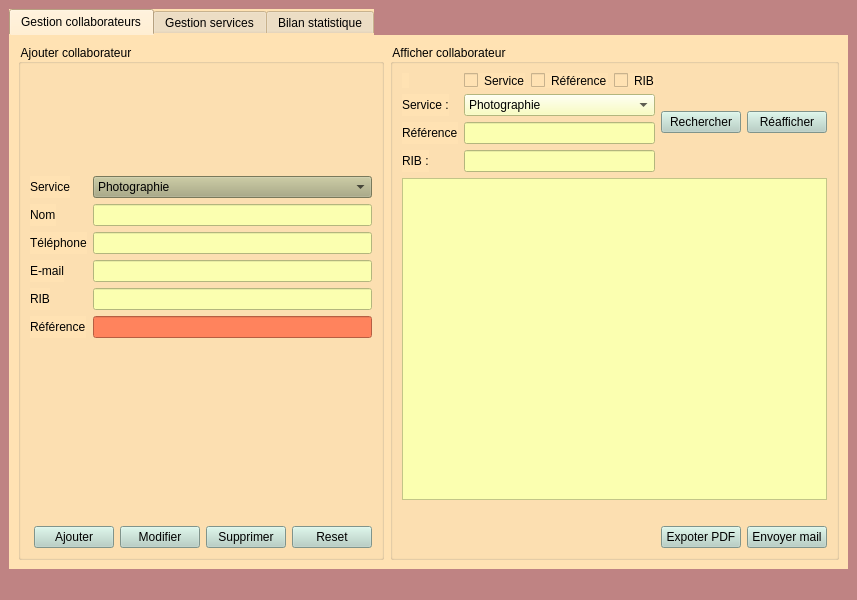
<?xml version="1.0" encoding="UTF-8"?>
<ui version="4.0">
 <class>MainWindow</class>
 <widget class="QMainWindow" name="MainWindow">
  <property name="geometry">
   <rect>
    <x>0</x>
    <y>0</y>
    <width>841</width>
    <height>600</height>
   </rect>
  </property>
  <property name="windowTitle">
   <string>Collaboration By Barkia Mohamed</string>
  </property>
  <property name="styleSheet">
   <string notr="true">background-color: rgb(191, 131, 131);
font: 10pt &quot;Bell MT&quot;;

alternate-background-color: rgb(238, 255, 129);
border-right-color: rgb(0, 0, 0);
border-top-color: rgb(0, 0, 0);
border-color: rgb(0, 0, 0);</string>
  </property>
  <widget class="QWidget" name="centralwidget">
   <layout class="QVBoxLayout" name="verticalLayout">
    <item>
     <widget class="QTabWidget" name="tabWidget">
      <property name="styleSheet">
       <string notr="true">background-color: rgb(167, 156, 170);
background-color: rgb(255, 226, 179);</string>
      </property>
      <property name="currentIndex">
       <number>0</number>
      </property>
      <widget class="QWidget" name="tab_4">
       <attribute name="title">
        <string>Gestion collaborateurs</string>
       </attribute>
       <layout class="QGridLayout" name="gridLayout_5">
        <item row="0" column="0">
         <layout class="QGridLayout" name="gridLayout_4">
          <item row="0" column="0">
           <widget class="QGroupBox" name="groupBox_3">
            <property name="title">
             <string>Ajouter collaborateur</string>
            </property>
            <layout class="QVBoxLayout" name="verticalLayout_8">
             <item>
              <layout class="QVBoxLayout" name="verticalLayout_7">
               <item>
                <spacer name="verticalSpacer_2">
                 <property name="orientation">
                  <enum>Qt::Vertical</enum>
                 </property>
                 <property name="sizeHint" stdset="0">
                  <size>
                   <width>20</width>
                   <height>40</height>
                  </size>
                 </property>
                </spacer>
               </item>
               <item>
                <layout class="QFormLayout" name="formLayout_3">
                 <item row="0" column="0">
                  <widget class="QLabel" name="label_6">
                   <property name="text">
                    <string>Service</string>
                   </property>
                  </widget>
                 </item>
                 <item row="0" column="1">
                  <widget class="QComboBox" name="comboBox_2">
                   <property name="styleSheet">
                    <string notr="true">background-color: rgb(170, 170, 127);</string>
                   </property>
                   <item>
                    <property name="text">
                     <string>Photographie</string>
                    </property>
                   </item>
                   <item>
                    <property name="text">
                     <string>Patisserie</string>
                    </property>
                   </item>
                   <item>
                    <property name="text">
                     <string>Cuisine</string>
                    </property>
                   </item>
                   <item>
                    <property name="text">
                     <string>Decor</string>
                    </property>
                   </item>
                   <item>
                    <property name="text">
                     <string>AgenceVoyage</string>
                    </property>
                   </item>
                   <item>
                    <property name="text">
                     <string>DJ &amp; sono</string>
                    </property>
                   </item>
                  </widget>
                 </item>
                 <item row="1" column="0">
                  <widget class="QLabel" name="label_5">
                   <property name="text">
                    <string>Nom</string>
                   </property>
                  </widget>
                 </item>
                 <item row="1" column="1">
                  <widget class="QLineEdit" name="lineEdit_Nom">
                   <property name="styleSheet">
                    <string notr="true">background-color: rgb(251, 255, 176);</string>
                   </property>
                  </widget>
                 </item>
                 <item row="2" column="0">
                  <widget class="QLabel" name="label_7">
                   <property name="text">
                    <string>Téléphone</string>
                   </property>
                  </widget>
                 </item>
                 <item row="2" column="1">
                  <widget class="QLineEdit" name="lineEdit_Telephone">
                   <property name="styleSheet">
                    <string notr="true">background-color: rgb(251, 255, 176);</string>
                   </property>
                  </widget>
                 </item>
                 <item row="3" column="0">
                  <widget class="QLabel" name="label_8">
                   <property name="text">
                    <string>E-mail</string>
                   </property>
                  </widget>
                 </item>
                 <item row="3" column="1">
                  <widget class="QLineEdit" name="lineEdit_Email">
                   <property name="styleSheet">
                    <string notr="true">background-color: rgb(251, 255, 176);</string>
                   </property>
                  </widget>
                 </item>
                 <item row="4" column="0">
                  <widget class="QLabel" name="label_9">
                   <property name="text">
                    <string>RIB</string>
                   </property>
                  </widget>
                 </item>
                 <item row="4" column="1">
                  <widget class="QLineEdit" name="lineEdit_Rib">
                   <property name="styleSheet">
                    <string notr="true">background-color: rgb(251, 255, 176);</string>
                   </property>
                  </widget>
                 </item>
                 <item row="5" column="0">
                  <widget class="QLabel" name="label_10">
                   <property name="text">
                    <string>Référence</string>
                   </property>
                  </widget>
                 </item>
                 <item row="5" column="1">
                  <widget class="QLineEdit" name="lineEdit_Reference">
                   <property name="styleSheet">
                    <string notr="true">background-color: rgb(255, 131, 93);</string>
                   </property>
                  </widget>
                 </item>
                </layout>
               </item>
               <item>
                <spacer name="verticalSpacer">
                 <property name="orientation">
                  <enum>Qt::Vertical</enum>
                 </property>
                 <property name="sizeHint" stdset="0">
                  <size>
                   <width>20</width>
                   <height>40</height>
                  </size>
                 </property>
                </spacer>
               </item>
               <item>
                <spacer name="horizontalSpacer_13">
                 <property name="orientation">
                  <enum>Qt::Horizontal</enum>
                 </property>
                 <property name="sizeHint" stdset="0">
                  <size>
                   <width>40</width>
                   <height>20</height>
                  </size>
                 </property>
                </spacer>
               </item>
               <item>
                <spacer name="horizontalSpacer_12">
                 <property name="orientation">
                  <enum>Qt::Horizontal</enum>
                 </property>
                 <property name="sizeHint" stdset="0">
                  <size>
                   <width>40</width>
                   <height>20</height>
                  </size>
                 </property>
                </spacer>
               </item>
               <item>
                <spacer name="horizontalSpacer_10">
                 <property name="orientation">
                  <enum>Qt::Horizontal</enum>
                 </property>
                 <property name="sizeHint" stdset="0">
                  <size>
                   <width>40</width>
                   <height>20</height>
                  </size>
                 </property>
                </spacer>
               </item>
               <item>
                <spacer name="horizontalSpacer_3">
                 <property name="orientation">
                  <enum>Qt::Horizontal</enum>
                 </property>
                 <property name="sizeHint" stdset="0">
                  <size>
                   <width>40</width>
                   <height>20</height>
                  </size>
                 </property>
                </spacer>
               </item>
               <item>
                <layout class="QHBoxLayout" name="horizontalLayout_4">
                 <item>
                  <spacer name="horizontalSpacer_4">
                   <property name="orientation">
                    <enum>Qt::Horizontal</enum>
                   </property>
                   <property name="sizeHint" stdset="0">
                    <size>
                     <width>40</width>
                     <height>20</height>
                    </size>
                   </property>
                  </spacer>
                 </item>
                 <item>
                  <widget class="QPushButton" name="ajouter">
                   <property name="styleSheet">
                    <string notr="true">background-color: rgb(179, 207, 194);
</string>
                   </property>
                   <property name="text">
                    <string>Ajouter</string>
                   </property>
                  </widget>
                 </item>
                 <item>
                  <widget class="QPushButton" name="modifier">
                   <property name="styleSheet">
                    <string notr="true">background-color: rgb(179, 207, 194);</string>
                   </property>
                   <property name="text">
                    <string>Modifier</string>
                   </property>
                  </widget>
                 </item>
                 <item>
                  <widget class="QPushButton" name="supprimer">
                   <property name="styleSheet">
                    <string notr="true">background-color: rgb(179, 207, 194);</string>
                   </property>
                   <property name="text">
                    <string>Supprimer</string>
                   </property>
                  </widget>
                 </item>
                 <item>
                  <widget class="QPushButton" name="reset">
                   <property name="styleSheet">
                    <string notr="true">background-color: rgb(179, 207, 194);</string>
                   </property>
                   <property name="text">
                    <string>Reset</string>
                   </property>
                  </widget>
                 </item>
                </layout>
               </item>
              </layout>
             </item>
            </layout>
           </widget>
          </item>
          <item row="0" column="1">
           <widget class="QGroupBox" name="groupBox_4">
            <property name="title">
             <string>Afficher collaborateur</string>
            </property>
            <layout class="QVBoxLayout" name="verticalLayout_10">
             <item>
              <layout class="QVBoxLayout" name="verticalLayout_9">
               <item>
                <layout class="QHBoxLayout" name="horizontalLayout_2">
                 <item>
                  <layout class="QFormLayout" name="formLayout_4">
                   <item row="0" column="0">
                    <widget class="QLabel" name="label_14">
                     <property name="text">
                      <string/>
                     </property>
                    </widget>
                   </item>
                   <item row="1" column="0">
                    <widget class="QLabel" name="label_4">
                     <property name="text">
                      <string>Service :</string>
                     </property>
                    </widget>
                   </item>
                   <item row="1" column="1">
                    <widget class="QComboBox" name="rech_service">
                     <property name="styleSheet">
                      <string notr="true">background-color: rgb(251, 255, 176);</string>
                     </property>
                     <item>
                      <property name="text">
                       <string>Photographie</string>
                      </property>
                     </item>
                     <item>
                      <property name="text">
                       <string>Patisserie</string>
                      </property>
                     </item>
                     <item>
                      <property name="text">
                       <string>Cuisine</string>
                      </property>
                     </item>
                     <item>
                      <property name="text">
                       <string>Decor</string>
                      </property>
                     </item>
                     <item>
                      <property name="text">
                       <string>AgenceVoyage</string>
                      </property>
                     </item>
                     <item>
                      <property name="text">
                       <string>DJ &amp; sono</string>
                      </property>
                     </item>
                    </widget>
                   </item>
                   <item row="2" column="0">
                    <widget class="QLabel" name="label_11">
                     <property name="text">
                      <string>Référence</string>
                     </property>
                    </widget>
                   </item>
                   <item row="2" column="1">
                    <widget class="QLineEdit" name="rech_ref">
                     <property name="styleSheet">
                      <string notr="true">background-color: rgb(251, 255, 176);</string>
                     </property>
                    </widget>
                   </item>
                   <item row="3" column="0">
                    <widget class="QLabel" name="label_13">
                     <property name="text">
                      <string>RIB :</string>
                     </property>
                    </widget>
                   </item>
                   <item row="3" column="1">
                    <widget class="QLineEdit" name="rech_rib">
                     <property name="styleSheet">
                      <string notr="true">background-color: rgb(251, 255, 176);</string>
                     </property>
                    </widget>
                   </item>
                   <item row="0" column="1">
                    <layout class="QHBoxLayout" name="horizontalLayout_6">
                     <item>
                      <widget class="QCheckBox" name="checkBox_service">
                       <property name="text">
                        <string>Service</string>
                       </property>
                      </widget>
                     </item>
                     <item>
                      <widget class="QCheckBox" name="checkBox_ref">
                       <property name="text">
                        <string>Référence</string>
                       </property>
                      </widget>
                     </item>
                     <item>
                      <widget class="QCheckBox" name="checkBox_rib">
                       <property name="text">
                        <string>RIB</string>
                       </property>
                      </widget>
                     </item>
                    </layout>
                   </item>
                  </layout>
                 </item>
                 <item>
                  <widget class="QPushButton" name="rechercher_colab">
                   <property name="styleSheet">
                    <string notr="true">background-color: rgb(179, 207, 194);</string>
                   </property>
                   <property name="text">
                    <string>Rechercher</string>
                   </property>
                  </widget>
                 </item>
                 <item>
                  <widget class="QPushButton" name="reafficher_colab">
                   <property name="styleSheet">
                    <string notr="true">background-color: rgb(179, 207, 194);</string>
                   </property>
                   <property name="text">
                    <string>Réafficher</string>
                   </property>
                  </widget>
                 </item>
                 <item>
                  <layout class="QVBoxLayout" name="verticalLayout_11"/>
                 </item>
                </layout>
               </item>
               <item>
                <layout class="QHBoxLayout" name="horizontalLayout_17">
                 <item>
                  <widget class="QTableView" name="tableView_colab">
                   <property name="styleSheet">
                    <string notr="true">background-color: rgb(251, 255, 176);</string>
                   </property>
                  </widget>
                 </item>
                </layout>
               </item>
               <item>
                <spacer name="horizontalSpacer_11">
                 <property name="orientation">
                  <enum>Qt::Horizontal</enum>
                 </property>
                 <property name="sizeHint" stdset="0">
                  <size>
                   <width>40</width>
                   <height>20</height>
                  </size>
                 </property>
                </spacer>
               </item>
               <item>
                <layout class="QHBoxLayout" name="horizontalLayout_7">
                 <item>
                  <spacer name="horizontalSpacer_9">
                   <property name="orientation">
                    <enum>Qt::Horizontal</enum>
                   </property>
                   <property name="sizeHint" stdset="0">
                    <size>
                     <width>40</width>
                     <height>20</height>
                    </size>
                   </property>
                  </spacer>
                 </item>
                 <item>
                  <widget class="QPushButton" name="exporter">
                   <property name="styleSheet">
                    <string notr="true">background-color: rgb(179, 207, 194);</string>
                   </property>
                   <property name="text">
                    <string>Expoter PDF</string>
                   </property>
                  </widget>
                 </item>
                 <item>
                  <widget class="QPushButton" name="envoyer">
                   <property name="styleSheet">
                    <string notr="true">background-color: rgb(179, 207, 194);</string>
                   </property>
                   <property name="text">
                    <string>Envoyer mail</string>
                   </property>
                  </widget>
                 </item>
                </layout>
               </item>
              </layout>
             </item>
            </layout>
           </widget>
          </item>
         </layout>
        </item>
       </layout>
      </widget>
      <widget class="QWidget" name="tab_3">
       <attribute name="title">
        <string>Gestion services</string>
       </attribute>
       <layout class="QGridLayout" name="gridLayout">
        <item row="0" column="1">
         <widget class="QGroupBox" name="groupBox_2">
          <property name="title">
           <string>Afficher service</string>
          </property>
          <layout class="QGridLayout" name="gridLayout_3">
           <item row="0" column="0">
            <layout class="QGridLayout" name="gridLayout_2">
             <item row="1" column="0">
              <layout class="QHBoxLayout" name="horizontalLayout_5">
               <item>
                <widget class="QTableView" name="tableView_service">
                 <property name="styleSheet">
                  <string notr="true">background-color: rgb(251, 255, 176);</string>
                 </property>
                </widget>
               </item>
              </layout>
             </item>
             <item row="0" column="0">
              <layout class="QVBoxLayout" name="verticalLayout_6">
               <item>
                <widget class="QGroupBox" name="groupBox_5">
                 <property name="title">
                  <string>Trier service</string>
                 </property>
                 <layout class="QVBoxLayout" name="verticalLayout_12">
                  <item>
                   <layout class="QVBoxLayout" name="verticalLayout_5">
                    <item>
                     <layout class="QHBoxLayout" name="horizontalLayout_8">
                      <item>
                       <widget class="QRadioButton" name="radioButton_triPrix">
                        <property name="text">
                         <string>Prix</string>
                        </property>
                       </widget>
                      </item>
                      <item>
                       <widget class="QRadioButton" name="radioButton_triDate">
                        <property name="text">
                         <string>Date</string>
                        </property>
                       </widget>
                      </item>
                      <item>
                       <widget class="QRadioButton" name="radioButton_triType">
                        <property name="text">
                         <string>Type</string>
                        </property>
                       </widget>
                      </item>
                     </layout>
                    </item>
                   </layout>
                  </item>
                 </layout>
                </widget>
               </item>
              </layout>
             </item>
            </layout>
           </item>
          </layout>
         </widget>
        </item>
        <item row="0" column="0">
         <widget class="QGroupBox" name="groupBox">
          <property name="styleSheet">
           <string notr="true">border-color: rgb(0, 0, 0);
border-top-color: rgb(0, 0, 0);
border-right-color: rgb(0, 0, 0);
border-bottom-color: rgb(0, 0, 0);
border-left-color: rgb(0, 0, 0);</string>
          </property>
          <property name="title">
           <string>Ajouter service</string>
          </property>
          <layout class="QVBoxLayout" name="verticalLayout_4">
           <item>
            <layout class="QVBoxLayout" name="verticalLayout_3">
             <item>
              <layout class="QFormLayout" name="formLayout_2">
               <item row="1" column="0">
                <widget class="QLabel" name="label">
                 <property name="text">
                  <string>Type</string>
                 </property>
                </widget>
               </item>
               <item row="2" column="0">
                <widget class="QLabel" name="label_2">
                 <property name="text">
                  <string>Date d'ajout</string>
                 </property>
                </widget>
               </item>
               <item row="2" column="1">
                <widget class="QDateEdit" name="dateEdit">
                 <property name="styleSheet">
                  <string notr="true">background-color: rgb(251, 255, 176);</string>
                 </property>
                </widget>
               </item>
               <item row="3" column="0">
                <widget class="QLabel" name="label_3">
                 <property name="text">
                  <string>Prix</string>
                 </property>
                </widget>
               </item>
               <item row="3" column="1">
                <widget class="QLineEdit" name="lineEdit_prix">
                 <property name="styleSheet">
                  <string notr="true">background-color: rgb(251, 255, 176);</string>
                 </property>
                </widget>
               </item>
               <item row="1" column="1">
                <widget class="QLineEdit" name="lineEdit_type">
                 <property name="styleSheet">
                  <string notr="true">background-color: rgb(251, 255, 176);</string>
                 </property>
                </widget>
               </item>
               <item row="0" column="1">
                <spacer name="verticalSpacer_4">
                 <property name="orientation">
                  <enum>Qt::Vertical</enum>
                 </property>
                 <property name="sizeHint" stdset="0">
                  <size>
                   <width>20</width>
                   <height>40</height>
                  </size>
                 </property>
                </spacer>
               </item>
               <item row="4" column="1">
                <layout class="QHBoxLayout" name="horizontalLayout_15">
                 <item>
                  <spacer name="horizontalSpacer_5">
                   <property name="orientation">
                    <enum>Qt::Horizontal</enum>
                   </property>
                   <property name="sizeHint" stdset="0">
                    <size>
                     <width>40</width>
                     <height>20</height>
                    </size>
                   </property>
                  </spacer>
                 </item>
                 <item>
                  <widget class="QRadioButton" name="radioButton_e">
                   <property name="text">
                    <string>Entreprise</string>
                   </property>
                  </widget>
                 </item>
                 <item>
                  <spacer name="horizontalSpacer_7">
                   <property name="orientation">
                    <enum>Qt::Horizontal</enum>
                   </property>
                   <property name="sizeHint" stdset="0">
                    <size>
                     <width>40</width>
                     <height>20</height>
                    </size>
                   </property>
                  </spacer>
                 </item>
                 <item>
                  <widget class="QRadioButton" name="radioButton_f">
                   <property name="text">
                    <string>free-lance</string>
                   </property>
                  </widget>
                 </item>
                 <item>
                  <spacer name="horizontalSpacer_6">
                   <property name="orientation">
                    <enum>Qt::Horizontal</enum>
                   </property>
                   <property name="sizeHint" stdset="0">
                    <size>
                     <width>40</width>
                     <height>20</height>
                    </size>
                   </property>
                  </spacer>
                 </item>
                </layout>
               </item>
               <item row="4" column="0">
                <widget class="QLabel" name="label_12">
                 <property name="text">
                  <string>Propriétaire :</string>
                 </property>
                </widget>
               </item>
              </layout>
             </item>
             <item>
              <spacer name="horizontalSpacer_2">
               <property name="orientation">
                <enum>Qt::Horizontal</enum>
               </property>
               <property name="sizeHint" stdset="0">
                <size>
                 <width>40</width>
                 <height>20</height>
                </size>
               </property>
              </spacer>
             </item>
             <item>
              <spacer name="horizontalSpacer">
               <property name="orientation">
                <enum>Qt::Horizontal</enum>
               </property>
               <property name="sizeHint" stdset="0">
                <size>
                 <width>40</width>
                 <height>20</height>
                </size>
               </property>
              </spacer>
             </item>
             <item>
              <spacer name="verticalSpacer_3">
               <property name="orientation">
                <enum>Qt::Vertical</enum>
               </property>
               <property name="sizeHint" stdset="0">
                <size>
                 <width>20</width>
                 <height>40</height>
                </size>
               </property>
              </spacer>
             </item>
             <item>
              <layout class="QHBoxLayout" name="horizontalLayout">
               <item>
                <widget class="QPushButton" name="pushButton_ajouterS">
                 <property name="styleSheet">
                  <string notr="true">background-color: rgb(179, 207, 194);</string>
                 </property>
                 <property name="text">
                  <string>Ajouter</string>
                 </property>
                </widget>
               </item>
               <item>
                <widget class="QPushButton" name="pushButton_modifierS">
                 <property name="styleSheet">
                  <string notr="true">background-color: rgb(179, 207, 194);</string>
                 </property>
                 <property name="text">
                  <string>Modifier</string>
                 </property>
                </widget>
               </item>
               <item>
                <widget class="QPushButton" name="pushButton_supprimerS">
                 <property name="styleSheet">
                  <string notr="true">background-color: rgb(179, 207, 194);</string>
                 </property>
                 <property name="text">
                  <string>Supprimer</string>
                 </property>
                </widget>
               </item>
               <item>
                <widget class="QPushButton" name="resetS">
                 <property name="styleSheet">
                  <string notr="true">background-color: rgb(179, 207, 194);</string>
                 </property>
                 <property name="text">
                  <string>Reset</string>
                 </property>
                </widget>
               </item>
              </layout>
             </item>
            </layout>
           </item>
          </layout>
         </widget>
        </item>
       </layout>
      </widget>
      <widget class="QWidget" name="tab_5">
       <attribute name="title">
        <string>Bilan statistique</string>
       </attribute>
       <layout class="QGridLayout" name="gridLayout_7">
        <item row="0" column="0">
         <widget class="QWidget" name="plot" native="true"/>
        </item>
       </layout>
      </widget>
     </widget>
    </item>
   </layout>
  </widget>
  <widget class="QMenuBar" name="menubar">
   <property name="geometry">
    <rect>
     <x>0</x>
     <y>0</y>
     <width>841</width>
     <height>21</height>
    </rect>
   </property>
  </widget>
  <widget class="QStatusBar" name="statusbar"/>
 </widget>
 <resources/>
 <connections/>
</ui>
